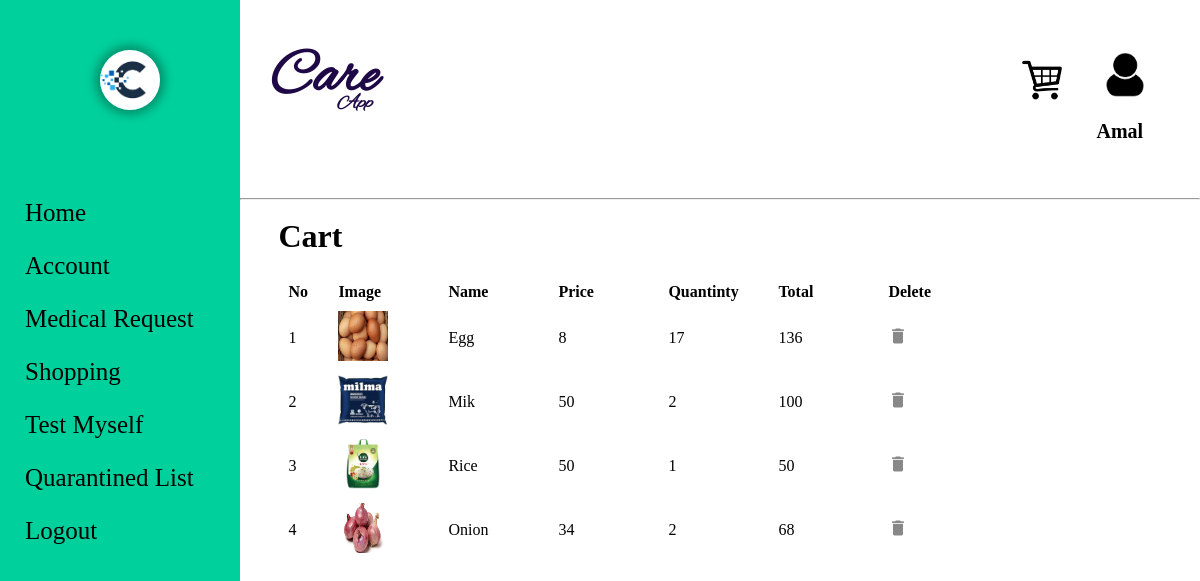
Screenshot of /Cart.php (signed in) with the database file from the repository.
### tables this page shows
CREATE TABLE `cart` (
  `C_id` int(5) NOT NULL,
  `L_id` int(5) NOT NULL,
  `P_id` int(5) NOT NULL,
  `quantity` int(5) NOT NULL
);

CREATE TABLE `product` (
  `P_id` int(5) NOT NULL,
  `name` varchar(20) NOT NULL,
  `price` int(5) NOT NULL,
  `quantity` int(5) NOT NULL,
  `category` varchar(20) NOT NULL,
  `image` varchar(50) NOT NULL,
  `status` tinyint(1) NOT NULL DEFAULT 1
);

### Cart.php (the view, shortened to what this page needs)
<!DOCTYPE html>
<html lang="en">
<head>
	<link rel="stylesheet" type="text/css" href="css\registration.css" />
</head>
<body>
	<?php require("Leftbar.php"); ?>
	<div class="right_cont" style="{background-color: rgb(232, 232, 232);}">
		<?php require("Topbar.php"); ?>
		<br><h1 style="margin-left:4%;">Cart</h1><br>
		<table class="cart" cellpadding="5" cellspacing="10">
			<tbody>
			<tr>
				<th style="text-align:left;" width="40px">No</th>
				<th style="text-align:left;" width="100px">Image</th>
				<th style="text-align:left;" width="100px">Name</th>
				<th style="text-align:left;" width="100px">Price</th>
				<th style="text-align:left;" width="100px">Quantinty</th>
				<th style="text-align:left;" width="100px">Total</th>
				<th style="text-align:left;" width="100px">Delete</th>
			</tr>
			<?php
				$counter = 0;
				$tmpid=$_SESSION['id'];
				$con=mysqli_connect("localhost","root","","care_app")or die("couldn't connect");
				$query="select * from cart where L_id = $tmpid";
				$result =mysqli_query($con,$query);
				while($row=mysqli_fetch_array($result))
				{
					$id=$row['P_id'];
					$cid=$row['C_id'];
					$quer="select * from product where P_id=$id";
					$resl =mysqli_query($con,$quer);
					$ro=mysqli_fetch_array($resl);
						$image = $ro['image'];
						$image_src = "uploads/".$image;
						?>
					<tr>
						<td><?php echo ++$counter ?></td>
						<td><img src='<?php echo $image_src;  ?>' width="50" height="50" ></td>
						<td><?php echo $ro['name'] ?></td>
						<td><?php echo $ro['price'] ?></td>
						<td><?php echo $row['quantity'] ?></td>
						<?php
							$total=$row['quantity']*$ro['price'];
						?>
						<td><?php echo $total ?></td>
						<td><a href="php/delete.php?dd=<?php echo $cid ?>"><img src="images\icon-delete.png" /></a></td>
					</tr>
					<?php
				}
			?>
	</div>
</body>
</html>

### css/registration.css (style rules this page uses)
body { background-color:whitesmoke; background-attachment:fixed; margin: 0px; }
h1 { margin-top: 0%; }

### css/home.css (style rules this page uses)
* { margin:0; padding:0; transition: .5s ease-out; }
.right_cont { width:80%; height:100vh; float:left; background-color: white; }

### Cart.php (style rules this page uses)
table { margin-left:4%; }

### Leftbar.php (style rules this page uses)
a { text-decoration:none; color:black; }

### rows the page displays
cart: P.image (picture), P.name "Egg", P.price "8", quantity "17", quantity.price "136"
cart: P.image (picture), P.name "Mik", P.price "50", quantity "2", quantity.price "100"
cart: P.image (picture), P.name "Rice", P.price "50", quantity "1", quantity.price "50"
cart: P.image (picture), P.name "Onion", P.price "34", quantity "2", quantity.price "68"

### other values shown
$name "Amal"
